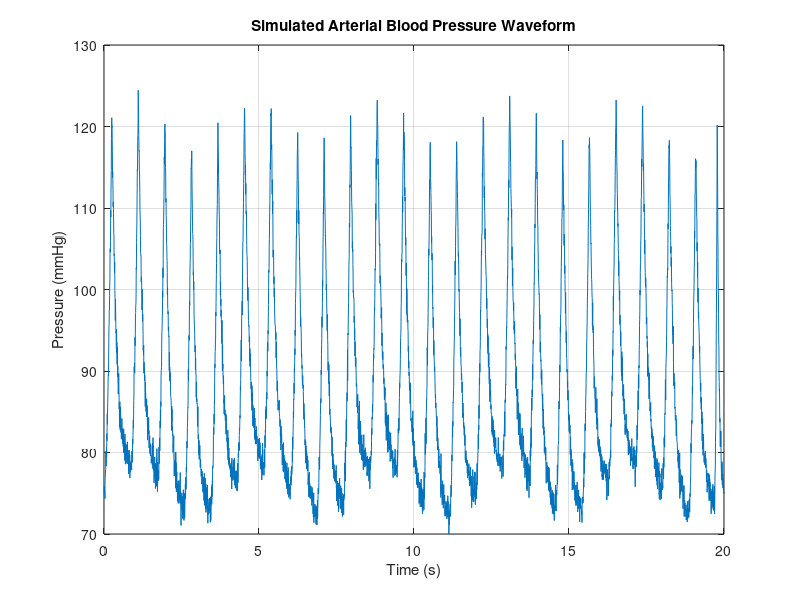

The MATLAB script that drew this image:
clear all; close all;

fsample = 200;                 % Hz
duration = 20;            % seconds
t = 0:1/fsample:duration;

pressure = zeros(size(t));

current_index = 1;

while current_index < length(t)

    % Random physiological parameters based on average physiological values
    % for systolic, diastolic and heart rate
    SBP = 120 + randn*0.1;
    DBP = 75 + randn*0.1;
    HR  = 70 + randn*0.05;

    beat_period = 60/HR;
    beat_samples = round(beat_period * fsample);

    if current_index + beat_samples - 1 > length(t)
        beat_samples = length(t) - current_index + 1;
    end

    beat_t = linspace(0, beat_period, beat_samples);

    % arterial pulse shape with systolic fraction of 30%
    rise_fraction = 0.3;

    rise_samples = round(beat_samples * rise_fraction);
    decay_samples = beat_samples - rise_samples;

    % time vectors
    rise_t = linspace(0,1,rise_samples);
    decay_t = linspace(0,1,decay_samples);

    % fast systolic rise
    rise_wave = DBP + (SBP-DBP)*(rise_t.^2);

    % slow diastolic decay
    decay_wave = DBP + (SBP-DBP)*exp(-4*decay_t);
    
    beat_wave = [rise_wave decay_wave];

    pressure(current_index:current_index + beat_samples - 1) = beat_wave;

    current_index = current_index + beat_samples;

end


% respiratory modulation
resp_mod = 3 * sin(2*pi*0.25*t);
pressure = pressure + resp_mod;


% physiological noise to simulate real life constraints
noise = randn(size(pressure));
pressure = pressure + noise;


% plot waveform
figure
plot(t, pressure)
xlabel('Time (s)')
ylabel('Pressure (mmHg)')
title('Simulated Arterial Blood Pressure Waveform')
grid on
